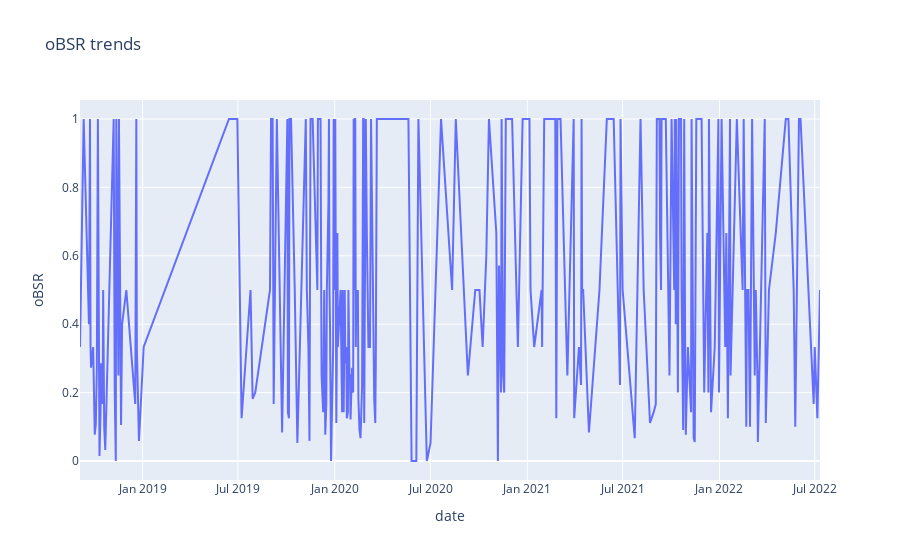

The code cell stored with this chart in its notebook:
### Code cell
### • Plot a time series of oBSR on all the given dates.
import plotly.express as px

fig = px.line(grouped_info,x='date',y='oBSR',title='oBSR trends')
fig.show()

### Figure 1 — Plotly figure (JSON) as saved in the notebook; plotly's stock layout.template omitted (floating-point values rounded to 4 significant figures; data arrays with more than 128 entries replaced by an {"elided": "..."} marker saying what was removed)
{"data": [{"hovertemplate": "date=%{x}<br>oBSR=%{y}<extra></extra>", "legendgroup": "", "line": {"color": "#636efa", "dash": "solid"}, "marker": {"symbol": "circle"}, "mode": "lines", "name": "", "orientation": "v", "showlegend": false, "type": "scatter", "x": {"elided": "263 str values"}, "xaxis": "x", "y": {"elided": "263 float values"}, "yaxis": "y"}], "layout": {"legend": {"tracegroupgap": 0}, "title": {"text": "oBSR trends"}, "xaxis": {"anchor": "y", "domain": [0, 1], "title": {"text": "date"}}, "yaxis": {"anchor": "x", "domain": [0, 1], "title": {"text": "oBSR"}}}}
